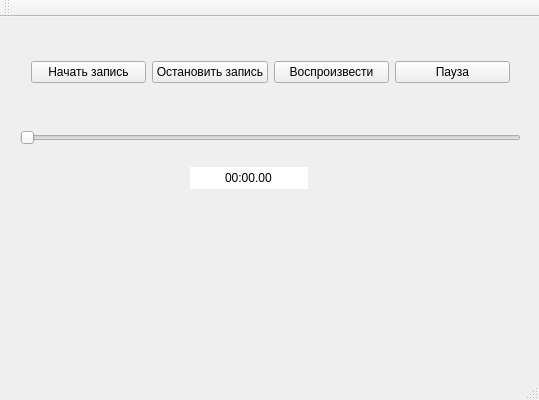
<?xml version="1.0" encoding="UTF-8"?>
<ui version="4.0">
 <class>VoiceIdentificationClass</class>
 <widget class="QMainWindow" name="VoiceIdentificationClass">
  <property name="geometry">
   <rect>
    <x>0</x>
    <y>0</y>
    <width>539</width>
    <height>400</height>
   </rect>
  </property>
  <property name="windowTitle">
   <string>VoiceIdentification</string>
  </property>
  <widget class="QWidget" name="centralWidget">
   <widget class="QWidget" name="horizontalLayoutWidget">
    <property name="geometry">
     <rect>
      <x>20</x>
      <y>30</y>
      <width>501</width>
      <height>51</height>
     </rect>
    </property>
    <layout class="QHBoxLayout" name="horizontalLayout">
     <item>
      <widget class="QPushButton" name="startRecordButton">
       <property name="text">
        <string>Начать запись</string>
       </property>
       <property name="default">
        <bool>false</bool>
       </property>
      </widget>
     </item>
     <item>
      <widget class="QPushButton" name="stopRecordButton">
       <property name="text">
        <string>Остановить запись</string>
       </property>
      </widget>
     </item>
     <item>
      <widget class="QPushButton" name="playButton">
       <property name="text">
        <string>Воспроизвести</string>
       </property>
      </widget>
     </item>
     <item>
      <widget class="QPushButton" name="pauseButton">
       <property name="text">
        <string>Пауза</string>
       </property>
      </widget>
     </item>
    </layout>
   </widget>
   <widget class="QSlider" name="timerSlider">
    <property name="geometry">
     <rect>
      <x>20</x>
      <y>110</y>
      <width>501</width>
      <height>22</height>
     </rect>
    </property>
    <property name="orientation">
     <enum>Qt::Horizontal</enum>
    </property>
   </widget>
   <widget class="QTimeEdit" name="timeEdit">
    <property name="geometry">
     <rect>
      <x>190</x>
      <y>150</y>
      <width>118</width>
      <height>22</height>
     </rect>
    </property>
    <property name="frame">
     <bool>false</bool>
    </property>
    <property name="alignment">
     <set>Qt::AlignCenter</set>
    </property>
    <property name="buttonSymbols">
     <enum>QAbstractSpinBox::NoButtons</enum>
    </property>
    <property name="currentSection">
     <enum>QDateTimeEdit::MinuteSection</enum>
    </property>
    <property name="displayFormat">
     <string>mm:ss.zz</string>
    </property>
   </widget>
  </widget>
  <widget class="QMenuBar" name="menuBar">
   <property name="geometry">
    <rect>
     <x>0</x>
     <y>0</y>
     <width>539</width>
     <height>21</height>
    </rect>
   </property>
  </widget>
  <widget class="QToolBar" name="mainToolBar">
   <attribute name="toolBarArea">
    <enum>TopToolBarArea</enum>
   </attribute>
   <attribute name="toolBarBreak">
    <bool>false</bool>
   </attribute>
  </widget>
  <widget class="QStatusBar" name="statusBar"/>
 </widget>
 <layoutdefault spacing="6" margin="11"/>
 <resources>
  <include location="voiceidentification.qrc"/>
 </resources>
 <connections/>
</ui>
